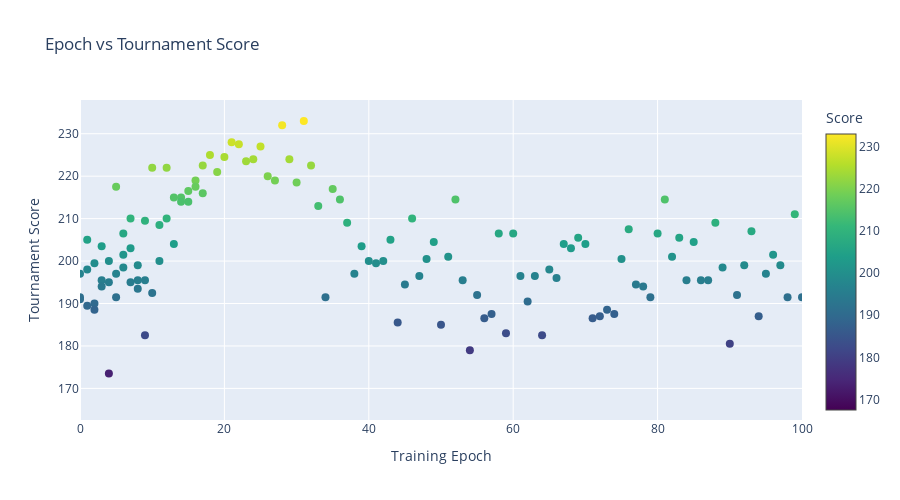

The cell this chart's notebook holds for it:
### Markdown cell above
## Epoch vs Performance

### Code cell
# Scatter plot: Epoch vs Score
fig = go.Figure()

fig.add_trace(
    go.Scatter(
        x=standings_df["epoch"],
        y=standings_df["score"],
        mode="markers",
        marker=dict(
            size=8,
            color=standings_df["score"],
            colorscale="Viridis",
            showscale=True,
            colorbar=dict(title="Score"),
        ),
        text=standings_df["name"].str[-15:],  # Show last 15 chars of name
        hovertemplate="<b>%{text}</b><br>Epoch: %{x}<br>Score: %{y}<extra></extra>",
    )
)

fig.update_layout(
    title="Epoch vs Tournament Score",
    xaxis_title="Training Epoch",
    yaxis_title="Tournament Score",
    height=500,
    xaxis=dict(range=[0, 100]),
)
fig.show()

### Figure 1 — Plotly figure (JSON) as saved in the notebook; plotly's stock layout.template omitted (floating-point values rounded to 4 significant figures; data arrays with more than 128 entries replaced by an {"elided": "..."} marker saying what was removed)
{"data": [{"hovertemplate": "<b>%{text}</b><br>Epoch: %{x}<br>Score: %{y}<extra></extra>", "marker": {"color": {"elided": "1043 float values"}, "colorbar": {"title": {"text": "Score"}}, "colorscale": [[0, "#440154"], [0.1111, "#482878"], [0.2222, "#3e4989"], [0.3333, "#31688e"], [0.4444, "#26828e"], [0.5556, "#1f9e89"], [0.6667, "#35b779"], [0.7778, "#6ece58"], [0.8889, "#b5de2b"], [1, "#fde725"]], "showscale": true, "size": 8}, "mode": "markers", "text": {"elided": "1043 str values"}, "type": "scatter", "x": {"elided": "1043 int values"}, "y": {"elided": "1043 float values"}}], "layout": {"height": 500, "title": {"text": "Epoch vs Tournament Score"}, "xaxis": {"range": [0, 100], "title": {"text": "Training Epoch"}}, "yaxis": {"title": {"text": "Tournament Score"}}}}
